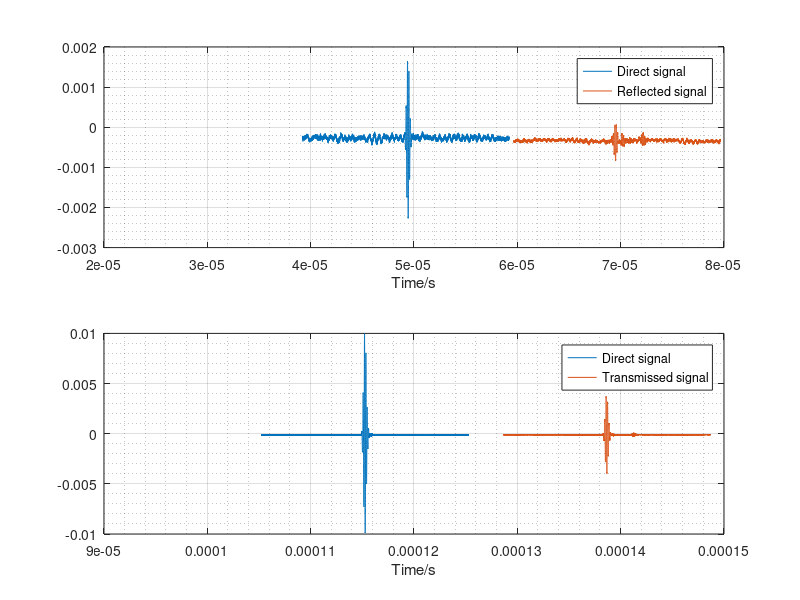

MATLAB code to generate this figure:
clear
clc
close all

rho_1=1000;
rho_2=1190;
rho_4=rho_1;

c_1=1500;
c_2=1260;
c_4=c_1;

theta_1=0;
theta_2=0;
theta_3=0;
theta_4=0;

d_1=0.01546;
d_2=0.00354;
d_3=0.002;
d_4=0.015;

Z_1=rho_1*c_1;
Z_2=rho_2*c_2;
Z_4=Z_1;

alpha=25.3*10^(-16);
d_1=0.009;
d_4=0.009;
load('signal_7_5M.mat');
signal=signal_7_5M;

figure
subplot(2,1,1);
plot(signal(:,1),signal(:,2));
hold on 
plot(signal(:,3),signal(:,4));
xlabel('Time/s')
grid on
grid minor
legend('Direct signal','Reflected signal');

subplot(2,1,2);
plot(signal(:,5),signal(:,6));
hold on
plot(signal(:,7),signal(:,8));
xlabel('Time/s')
grid on
grid minor
legend('Direct signal','Transmissed signal');

